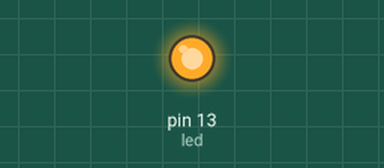
This sketch was run on a simulated Arduino Uno, built with avr-gcc and run on an emulated ATmega328P. Parts: output pins drawn as LEDs (lit = HIGH).

Above: at 0.1 s.
Timing chart, 0 to 1.6 s (numbered marks = the images above):
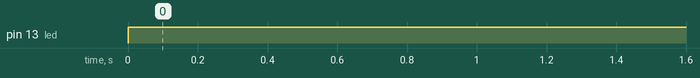

The sketch:

aula0.ino
```cpp
//tipo nome = valor;

const int led = 13;

float x = 1.10;
double y = 3.14;

int inteiro = -100;//até 10^9
long inteiro_maiores = 1e18;//10^18

char caractere = '1';

String txt = "A PD É LEGAL";

void setup(){
  pinMode(led, OUTPUT);
}

void loop(){

  inteiro = inteiro + 1;

  inteiro+=1;

  inteiro++;//pós incremento
  //-------------------------
  ++inteiro;//pré incremento

  inteiro = 1 + inteiro;

  digitalWrite(led, HIGH);
  delay(100);
}
```

Measured:
- by itself, pin 13 (led): LOW → HIGH at 0.00 s
